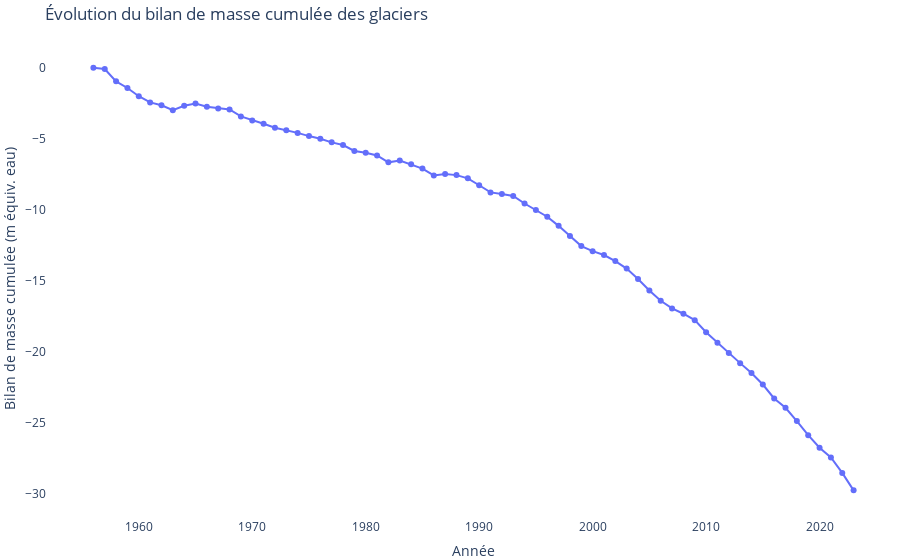

Notebook code for this chart:
### Code cell
# Évolution du bilan de masse cumulée des glaciers
import plotly.express as px

fig = px.line(
    df,
    x="Year",
    y="Mean cumulative mass balance",
    markers=True,
    title="Évolution du bilan de masse cumulée des glaciers",
    labels={
        "Year": "Année",
        "Mean cumulative mass balance": "Bilan de masse cumulée (m équiv. eau)"
    }
)

fig.update_layout(
    margin={"r":0, "t":40, "l":0, "b":0},
    plot_bgcolor="white"
)

fig.show()

### Figure 1 — Plotly figure (JSON) as saved in the notebook; plotly's stock layout.template omitted (floating-point values rounded to 4 significant figures)
{"data": [{"hovertemplate": "Année=%{x}<br>Bilan de masse cumulée (m équiv. eau)=%{y}<extra></extra>", "legendgroup": "", "line": {"color": "#636efa", "dash": "solid"}, "marker": {"symbol": "circle"}, "mode": "lines+markers", "name": "", "orientation": "v", "showlegend": false, "type": "scatter", "x": [1956, 1957, 1958, 1959, 1960, 1961, 1962, 1963, 1964, 1965, 1966, 1967, 1968, 1969, 1970, 1971, 1972, 1973, 1974, 1975, 1976, 1977, 1978, 1979, 1980, 1981, 1982, 1983, 1984, 1985, 1986, 1987, 1988, 1989, 1990, 1991, 1992, 1993, 1994, 1995, 1996, 1997, 1998, 1999, 2000, 2001, 2002, 2003, 2004, 2005, 2006, 2007, 2008, 2009, 2010, 2011, 2012, 2013, 2014, 2015, 2016, 2017, 2018, 2019, 2020, 2021, 2022, 2023], "xaxis": "x", "y": [0.0, -0.094, -0.963, -1.431, -2.008, -2.445, -2.648, -3.0, -2.682, -2.524, -2.75, -2.869, -2.939, -3.428, -3.715, -3.946, -4.225, -4.402, -4.589, -4.815, -4.998, -5.255, -5.443, -5.86, -5.983, -6.174, -6.662, -6.535, -6.794, -7.102, -7.583, -7.487, -7.561, -7.789, -8.274, -8.777, -8.893, -9.026, -9.557, -10.02, -10.49, -11.13, -11.85, -12.55, -12.91, -13.18, -13.61, -14.13, -14.87, -15.68, -16.4, -16.94, -17.31, -17.77, -18.61, -19.35, -20.08, -20.79, -21.49, -22.29, -23.28, -23.93, -24.86, -25.86, -26.74, -27.42, -28.51, -29.74], "yaxis": "y"}], "layout": {"legend": {"tracegroupgap": 0}, "margin": {"b": 0, "l": 0, "r": 0, "t": 40}, "plot_bgcolor": "white", "title": {"text": "Évolution du bilan de masse cumulée des glaciers"}, "xaxis": {"anchor": "y", "domain": [0, 1], "title": {"text": "Année"}}, "yaxis": {"anchor": "x", "domain": [0, 1], "title": {"text": "Bilan de masse cumulée (m équiv. eau)"}}}}
